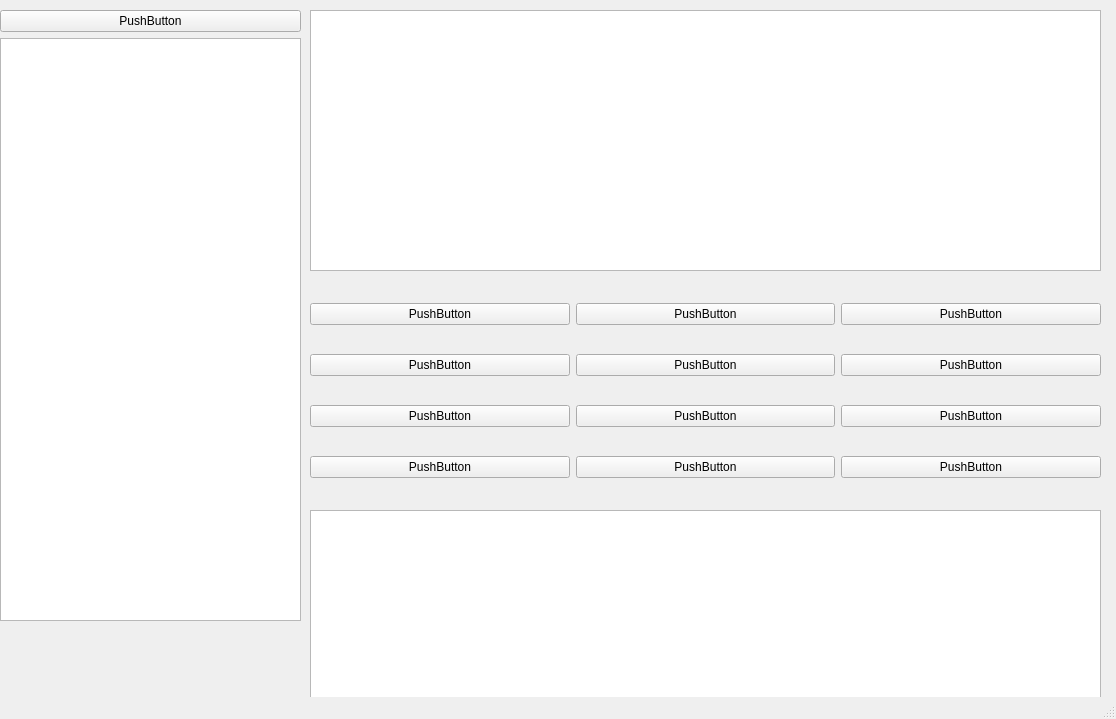
<?xml version="1.0" encoding="UTF-8"?>
<ui version="4.0">
 <class>MainWindow</class>
 <widget class="QMainWindow" name="MainWindow">
  <property name="geometry">
   <rect>
    <x>0</x>
    <y>0</y>
    <width>1116</width>
    <height>719</height>
   </rect>
  </property>
  <property name="windowTitle">
   <string>MainWindow</string>
  </property>
  <widget class="QWidget" name="centralwidget">
   <widget class="QWidget" name="verticalLayoutWidget">
    <property name="geometry">
     <rect>
      <x>0</x>
      <y>10</y>
      <width>301</width>
      <height>611</height>
     </rect>
    </property>
    <layout class="QVBoxLayout" name="verticalLayout">
     <item>
      <widget class="QPushButton" name="pushButton">
       <property name="text">
        <string>PushButton</string>
       </property>
      </widget>
     </item>
     <item>
      <widget class="QListView" name="listView"/>
     </item>
    </layout>
   </widget>
   <widget class="QListWidget" name="listWidget">
    <property name="geometry">
     <rect>
      <x>310</x>
      <y>10</y>
      <width>791</width>
      <height>261</height>
     </rect>
    </property>
   </widget>
   <widget class="QWidget" name="gridLayoutWidget">
    <property name="geometry">
     <rect>
      <x>310</x>
      <y>280</y>
      <width>791</width>
      <height>221</height>
     </rect>
    </property>
    <layout class="QGridLayout" name="gridLayout">
     <item row="3" column="0">
      <widget class="QPushButton" name="pushButton_5">
       <property name="text">
        <string>PushButton</string>
       </property>
      </widget>
     </item>
     <item row="2" column="0">
      <widget class="QPushButton" name="pushButton_4">
       <property name="text">
        <string>PushButton</string>
       </property>
      </widget>
     </item>
     <item row="1" column="1">
      <widget class="QPushButton" name="pushButton_7">
       <property name="text">
        <string>PushButton</string>
       </property>
      </widget>
     </item>
     <item row="2" column="1">
      <widget class="QPushButton" name="pushButton_3">
       <property name="text">
        <string>PushButton</string>
       </property>
      </widget>
     </item>
     <item row="0" column="0">
      <widget class="QPushButton" name="pushButton_8">
       <property name="text">
        <string>PushButton</string>
       </property>
      </widget>
     </item>
     <item row="3" column="1">
      <widget class="QPushButton" name="pushButton_2">
       <property name="text">
        <string>PushButton</string>
       </property>
      </widget>
     </item>
     <item row="1" column="0">
      <widget class="QPushButton" name="pushButton_6">
       <property name="text">
        <string>PushButton</string>
       </property>
      </widget>
     </item>
     <item row="1" column="2">
      <widget class="QPushButton" name="pushButton_9">
       <property name="text">
        <string>PushButton</string>
       </property>
      </widget>
     </item>
     <item row="0" column="1">
      <widget class="QPushButton" name="pushButton_10">
       <property name="text">
        <string>PushButton</string>
       </property>
      </widget>
     </item>
     <item row="0" column="2">
      <widget class="QPushButton" name="pushButton_11">
       <property name="text">
        <string>PushButton</string>
       </property>
      </widget>
     </item>
     <item row="2" column="2">
      <widget class="QPushButton" name="pushButton_12">
       <property name="text">
        <string>PushButton</string>
       </property>
      </widget>
     </item>
     <item row="3" column="2">
      <widget class="QPushButton" name="pushButton_13">
       <property name="text">
        <string>PushButton</string>
       </property>
      </widget>
     </item>
    </layout>
   </widget>
   <widget class="QTableView" name="tableView">
    <property name="geometry">
     <rect>
      <x>310</x>
      <y>510</y>
      <width>791</width>
      <height>192</height>
     </rect>
    </property>
    <attribute name="horizontalHeaderDefaultSectionSize">
     <number>125</number>
    </attribute>
   </widget>
  </widget>
  <widget class="QMenuBar" name="menubar">
   <property name="geometry">
    <rect>
     <x>0</x>
     <y>0</y>
     <width>1116</width>
     <height>26</height>
    </rect>
   </property>
  </widget>
  <widget class="QStatusBar" name="statusbar"/>
 </widget>
 <resources/>
 <connections/>
</ui>
